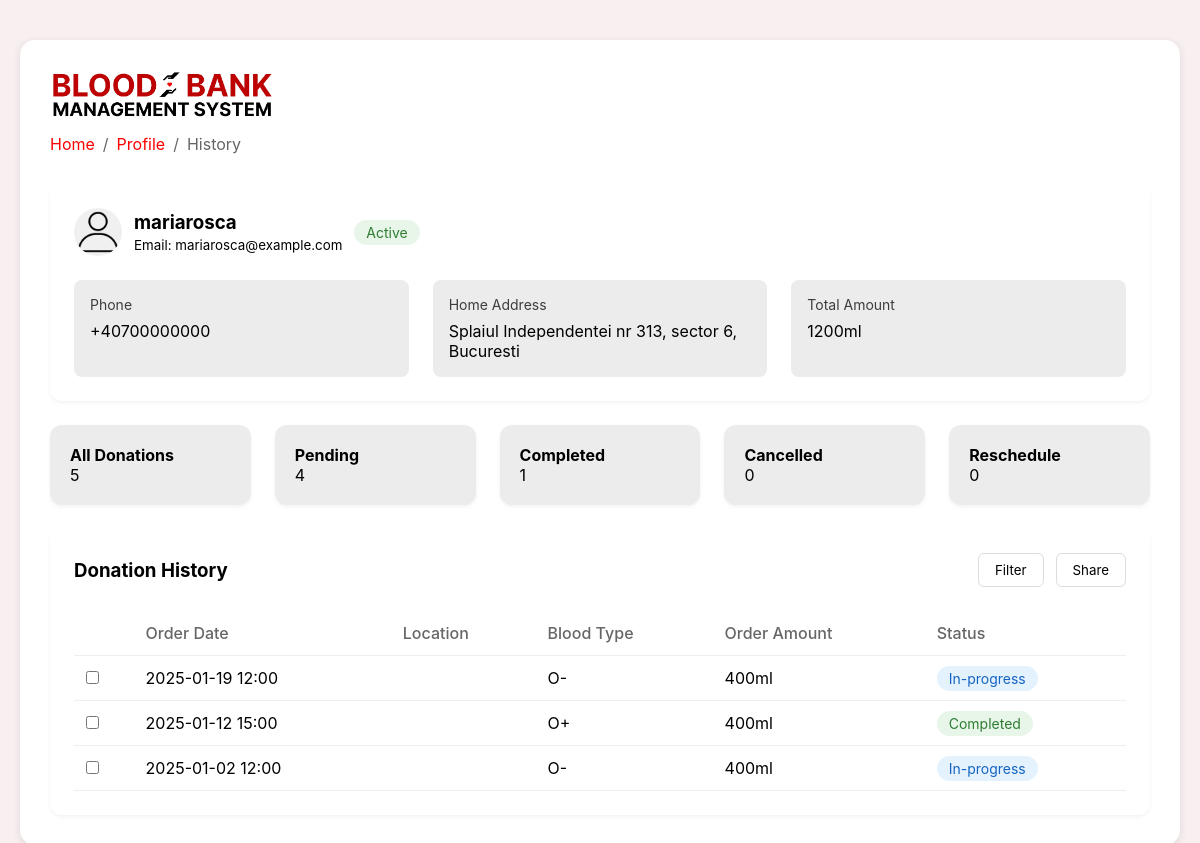
The app's page /donation-history (signed in) with its own data.
### tables this page shows
CREATE TABLE users (
        id INTEGER PRIMARY KEY AUTOINCREMENT,
        full_name TEXT NOT NULL,
        username TEXT UNIQUE NOT NULL,
        email TEXT UNIQUE NOT NULL,
        password TEXT NOT NULL 
    );

CREATE TABLE appointments (
    appointment_id INTEGER PRIMARY KEY AUTOINCREMENT,
    user_id INTEGER NOT NULL,
    date DATE NOT NULL,
    time TIME NOT NULL,
    hospital_name TEXT NOT NULL,
    blood_type TEXT NOT NULL,
    FOREIGN KEY (user_id) REFERENCES users (id)
    );

### app.py (the view)
@app.route('/donation-history')
def donation_history():
    if 'logged_in' in session:
        user_id = session['user_id']  # Get the logged-in user's ID
        conn = get_db_connection()
        cursor = conn.cursor()
        cursor.execute('''
            SELECT username, email
            FROM users
            WHERE id = ?
        ''', (user_id,))
        user_info = cursor.fetchone()
        cursor.execute('''
            SELECT date, time, hospital_name, blood_type
            FROM appointments
            WHERE user_id = ?
            ORDER BY date DESC
        ''', (user_id,))
        appointments = cursor.fetchall()
        donation_history = []
        statuses = ['Completed', 'In-progress', 'Pending']
        for appointment in appointments:
            donation_history.append({
                'date': appointment['date'],
                'time': appointment['time'],
                'hospital_name': appointment['hospital_name'],
                'blood_type': appointment['blood_type'],
                'order_amount': 400,  # Assuming each donation is 400ml
                'status': random.choice(statuses)  # Random status
            })
        conn.close()
        return render_template('donation-history.html',
                               user_info=user_info,
                               total_amount=len(donation_history) * 400,
                               donation_history=donation_history)
    flash("Please log in to access your donation history.", 'error')
    return redirect(url_for('login'))

### app.py (called while the page is built)
def get_db_connection():
    try:
        conn = sqlite3.connect('database.db')  # Adjust path if necessary
        conn.row_factory = sqlite3.Row  # Enable dictionary-like row access
        return conn
    except sqlite3.Error as e:
        print(f"Error connecting to database: {e}")
        return None

### templates/donation-history.html (shortened to what this page needs)
<!DOCTYPE html>
<html>
<head>
    <link rel="stylesheet" href="{{ url_for('static', filename='css/styles-donation-history.css') }}">
</head>
<body>
  <div class="container">
    <div class="navbar-logo">
      <a href="/">
          <img src="{{ url_for('static', filename='images/logo1.png') }}" alt="Blood Bank Management System Logo">
      </a>
  </div>
    <div class="header">
      <div class="breadcrumb">
            <a href="{{ url_for('index') }}">Home</a> /
          <a href="{{ url_for('gamification') }}">Profile</a> /
          <span>History</span>
      </div>
  </div>
    <div class="donor-info">
      <div class="user-header">
        <div class="user-avatar">
            <img src="{{ url_for('static', filename='images/profile_icon.png') }}" alt="User Icon">
        </div>
        <div>
            <h3>{{ session['username'] }}</h3>
            <small>Email: {{ user_info['email'] }}</small>
        </div>
        <span class="status-badge">Active</span>
    </div>
      <div class="info-grid">
        <div class="info-item">
          <div class="info-label">Phone</div>
          <div>+40700000000</div>
        </div>
        <div class="info-item">
          <div class="info-label">Home Address</div>
          <div>Splaiul Independentei nr 313, sector 6, Bucuresti</div>
        </div>
        <div class="info-item">
          <div class="info-label">Total Amount</div>
          <div>{{ total_amount }}ml</div>
        </div>
      </div>
    </div>
    <div class="stats-grid">
      <div class="stat-card">
        <h4>All Donations</h4>
        <p>5</p>
      </div>
      <div class="stat-card">
        <h4>Pending</h4>
        <p>4</p>
      </div>
      <div class="stat-card">
        <h4>Completed</h4>
        <p>1</p>
      </div>
      <div class="stat-card">
        <h4>Cancelled</h4>
        <p>0</p>
      </div>
      <div class="stat-card">
        <h4>Reschedule</h4>
        <p>0</p>
      </div>
    </div>
    <div class="donation-history">
      <div class="history-header">
        <h3>Donation History</h3>
        <div class="action-buttons">
          <button class="btn">Filter</button>
          <button class="btn">Share</button>
        </div>
      </div>
      <table>
        <thead>
          <tr>
            <th></th>
            <th>Order Date</th>
            <th>Location</th>
            <th>Blood Type</th>
            <th>Order Amount</th>
            <th>Status</th>
          </tr>
        </thead>
        <tbody>
          {% for donation in donation_history %}
          <tr>
            <td><input type="checkbox"></td>
            <td>{{ donation['date'] }} {{ donation['time'] }}</td>
            <td>{{ donation['hospital'] }}</td>
            <td>{{ donation['blood_type'] }}</td>
            <td>{{ donation['order_amount'] }}ml</td>
            <td><span class="status {{ donation['status']|lower }}">{{ donation['status'] }}</span></td>
          </tr>
          {% endfor %}
        </tbody>
      </table>
    </div>
  </div>
</body>
</html>

### static/css/styles-donation-history.css (style rules this page uses)
* { margin: 0; padding: 0; box-sizing: border-box; font-family: -apple-system, BlinkMacSystemFont, "Segoe UI", Roboto, sans-serif; }
body { background: #f8f0f0; padding: 20px; }
.container { max-width: 1700px; margin: 0 auto; margin-top: 20px; background: white; padding: 30px; border-radius: 15px; box-shadow: 0 2px 8px rgba(0,0,0,0.1); }
.navbar-logo img { height: 50px; margin-left: -0px; margin-bottom: 10px; }
.header { display: flex; align-items: center; gap: 8px; margin-bottom: 20px; }
.breadcrumb { display: flex; align-items: center; gap: 8px; margin-bottom: 20px; color: #666; margin-bottom: 10px; }
.breadcrumb a { color: #ff0000; text-decoration: none; }
.donor-info { background: white; border-radius: 12px; padding: 24px; margin-bottom: 24px; box-shadow: 0 2px 4px rgba(0,0,0,0.05); }
.user-header { display: flex; align-items: center; gap: 12px; margin-bottom: 24px; }
.user-avatar { width: 48px; height: 48px; background: #f0f0f0; border-radius: 50%; overflow: hidden; }
.user-avatar img { width: 100%; height: 100%; border-radius: 50%; object-fit: cover; }
.status-badge { background: #e8f5e9; color: #2e7d32; padding: 4px 12px; border-radius: 16px; font-size: 14px; }
.info-grid { display: grid; grid-template-columns: repeat(auto-fit, minmax(250px, 1fr)); gap: 24px; }
.info-item { background: rgb(236, 236, 236); padding: 16px; border-radius: 8px; }
.info-label { color: #3d3d3d; font-size: 14px; margin-bottom: 8px; }
.stats-grid { display: grid; grid-template-columns: repeat(auto-fit, minmax(200px, 1fr)); gap: 24px; margin-bottom: 24px; }
.stat-card { background: rgb(236, 236, 236); padding: 20px; border-radius: 12px; box-shadow: 0 2px 4px rgba(0,0,0,0.05); }
.donation-history { background: white; border-radius: 12px; padding: 24px; box-shadow: 0 2px 4px rgba(0,0,0,0.05); }
.history-header { display: flex; justify-content: space-between; align-items: center; margin-bottom: 24px; }
.action-buttons { display: flex; gap: 12px; }
.btn { padding: 8px 16px; border-radius: 6px; border: 1px solid #ddd; background: white; cursor: pointer; }
table { width: 100%; border-collapse: collapse; }
th, td { padding: 12px; text-align: left; border-bottom: 1px solid #eee; }
th { color: #666; font-weight: 500; }
.status { padding: 4px 12px; border-radius: 16px; font-size: 14px; }
.completed { background: #e8f5e9; color: #2e7d32; }
.in-progress { background: #e3f2fd; color: #1565c0; }

### records on screen
users: username "mariarosca", email "mariarosca@example.com"
appointments: date "2025-01-19", time "12:00", blood_type "O-", order_amount "400", status "In-progress"
appointments: date "2025-01-12", time "15:00", blood_type "O+", order_amount "400", status "Completed"
appointments: date "2025-01-02", time "12:00", blood_type "O-", order_amount "400", status "In-progress"

### other values on screen
{{ total_amount }} "1200"
